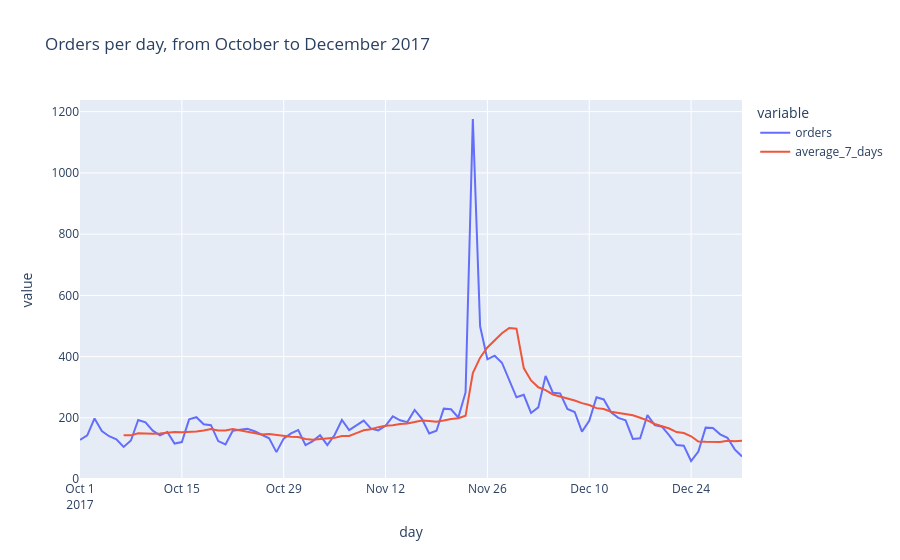

The cell this chart's notebook holds for it:
### Markdown cell above
This exercise uses facet_kws={"sharey": False} to give each small chart its own Y-axis scale. This makes it easier to see changes within categories that have different value ranges. However, it reduces direct comparison between the actual number of items sold across categories because each chart uses a different vertical scale.

### Code cell
fig = px.line(
    daily.reset_index(),
    x="day",
    y=["orders", "average_7_days"],
    title="Orders per day, from October to December 2017"
)

fig.show()
